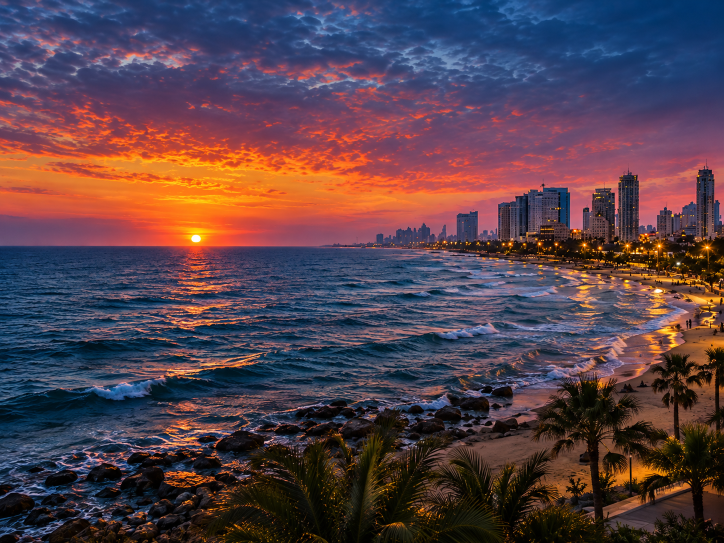
#> input picture docs/bg1.png, 1448 x 1086 px (shown at 1/2 size)
$ python prepare_home_assets.py
#> lines starting #> are read from the running program, lines starting #| are printed output that depends on the picture; after the words box and inside, x2 and y2 are one past the last pixel; in counts of white or black regions, pixels touching at a corner belong together
### tools/prepare_wifi_assets.py
"""Prepare the supplied Wi-Fi icon geometry and its reduced-arc variants.

The user's 612x612 reference is traced into three rounded cubic strokes and a
circle. Native assets use white ink on transparency, without the white square.
Run independently to avoid regenerating unrelated Home assets.
"""
from pathlib import Path
import hashlib
import json
from PIL import Image, ImageDraw, __version__

ROOT = Path(__file__).resolve().parents[1]
SCALE = 16
SIZE = (24, 19)
# Outer, middle, inner curves in the supplied reference's coordinates.
CURVES = (
    ((99, 238), (213, 124), (399, 124), (513, 238)),
    ((159, 298), (241, 216), (371, 216), (453, 298)),
    ((219, 357), (267, 309), (345, 309), (393, 357)),
)
DOT = (306, 438, 46)
STROKE = 49
FIT = 22 / 463


def pixel(point):
    x, y = point
    return ((12 + (x - 306) * FIT) * SCALE, (1 + (y - 128) * FIT) * SCALE)


def wifi_image(arcs):
    image = Image.new('RGBA', (SIZE[0] * SCALE, SIZE[1] * SCALE))
    draw = ImageDraw.Draw(image)
    ink = (255, 255, 255, 255)
    radius = STROKE * FIT * SCALE / 2
    for curve in CURVES[3 - arcs:]:
        points = []
        for step in range(97):
            t = step / 96
            weights = ((1 - t)**3, 3 * (1 - t)**2 * t, 3 * (1 - t) * t**2, t**3)
            points.append(pixel(tuple(sum(w * p[axis] for w, p in zip(weights, curve))
                                      for axis in (0, 1))))
        draw.line(points, fill=ink, width=round(2 * radius), joint='curve')
        for x, y in (points[0], points[-1]):
            draw.ellipse((x - radius, y - radius, x + radius, y + radius), fill=ink)
    x, y = pixel(DOT[:2])
    r = DOT[2] * FIT * SCALE
    draw.ellipse((x - r, y - r, x + r, y + r), fill=ink)
    return image.resize(SIZE, Image.Resampling.LANCZOS)


def prepare_wifi_assets(out):
    out.mkdir(parents=True, exist_ok=True)
    for name, arcs in (('wifi', 3), ('wifi_fair', 2), ('wifi_weak', 1), ('wifi_dot', 0)):
        wifi_image(arcs).save(out / f'{name}.png', optimize=True)
    return {
        'reference': 'User-supplied 612x612 three-arc Wi-Fi icon, 2026-10-09; traced geometry',
        'recipe': 'Rounded cubic strokes and persistent circle; white ink on transparency; '
                  '24x19 at 16x supersampling, Lanczos; remove outer arcs without moving the dot',
        'pillow': __version__,
    }


# [12 lines that do not run on import are left out]

### tools/prepare_home_assets.py
"""Prepare native Home assets. Run with Pillow; firmware builds only embed outputs.

Original icon geometry is drawn at 4x and area filtered to grayscale/RGBA edges.
The supplied background is preserved; this recipe creates a separate toned copy.
"""
from pathlib import Path
import hashlib
import json
import math
from PIL import Image, ImageDraw, ImageEnhance, __version__
from prepare_wifi_assets import prepare_wifi_assets

ROOT = Path(__file__).resolve().parents[1]
OUT = ROOT / 'docs/ui/assets/home'
S = 4
TILE_WIDTH = 74
TILE_HEIGHT = 74
ICON_SIZE = 38
OUT.mkdir(parents=True, exist_ok=True)


def save(name, image):
    image.save(OUT / f'{name}.png', optimize=True)


def drawing(w, h):
    image = Image.new('RGBA', (w*S, h*S))
    return image, ImageDraw.Draw(image)


def box(values):
    return tuple(round(v*S) for v in values)


def line(d, points, fill, width):
    pts = [(round(x*S), round(y*S)) for x,y in points]
    d.line(pts, fill=fill, width=round(width*S), joint='curve')
    r=width/2
    for x,y in (points[0], points[-1]):
        d.ellipse(box((x-r,y-r,x+r,y+r)), fill=fill)


def finish(name, image):
    save(name, image.resize((image.width//S, image.height//S), Image.Resampling.LANCZOS))


source = ROOT / 'docs/bg1.png'
bg = Image.open(source).convert('RGB').resize((320,240),Image.Resampling.LANCZOS)
bg = ImageEnhance.Color(bg).enhance(0.92)
# Keep the supplied sunset warm and recognizable. A light veil still gives
# dynamic white type a stable reading surface without turning the coast navy.
for y in range(240):
    for x in range(320):
        rgb = bg.getpixel((x, y))
        bg.putpixel((x, y), tuple(round(c * 0.84) for c in rgb))
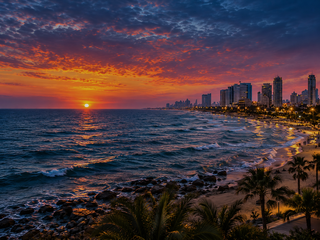
#> bg: PIL image 320x240 RGB; mean R, G, B 71.6, 54.8, 61.6
save('background', bg)

for name,top,bottom in [('radio',(25,129,236),(7,85,190)),('shows',(33,167,101),(9,109,60)),
                        ('favorites',(151,76,211),(92,39,156)),('settings',(73,111,141),(43,71,98))]:
    image,d=drawing(TILE_WIDTH,TILE_HEIGHT)
    mask=Image.new('L',image.size)
    ImageDraw.Draw(mask).rounded_rectangle(box((0,0,TILE_WIDTH-.25,TILE_HEIGHT-.25)),radius=8*S,fill=255)
    for y in range(TILE_HEIGHT*S):
        t=y/(TILE_HEIGHT*S-1)
        # The category colors are a primary Home navigation cue. Keep them
        # dense enough to read over the brighter coast while retaining a small
        # amount of the photograph through the prepared surface.
        color=tuple(round((a+(b-a)*t)*0.93) for a,b in zip(top,bottom))+(248,)
        d.line((0,y,TILE_WIDTH*S,y),fill=color)
    image.putalpha(mask.point(lambda value: value * 248 // 255))
    d.rounded_rectangle(box((0.6,0.6,TILE_WIDTH-.9,TILE_HEIGHT-.9)),radius=7.5*S,outline=(220,235,245,110),width=S)
    finish('tile_'+name,image)
#> this loop made 4 passes
#> pass 1, in save (call 2), `image.save(OUT / f'{name}.png', optimize=True)`:
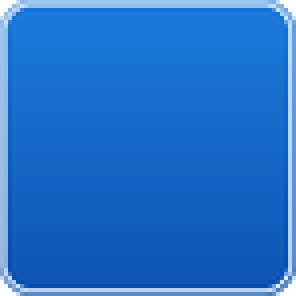
#> saved as tile_radio.png: PIL image 74x74 RGBA (shown 4 times larger); mean R, G, B, A 22.3, 103.7, 198.9, 238; transparent parts drawn white
#> after the loop:
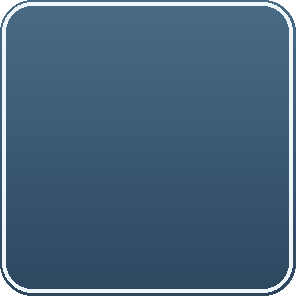
#> image: PIL image 296x296 RGBA; mean R, G, B, A 62.2, 92.1, 117.8, 238.5; transparent parts drawn white
#> after the loop:
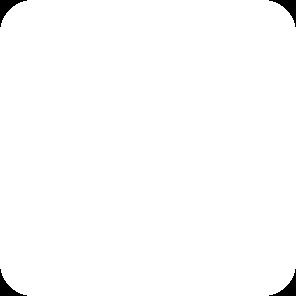
#> mask: PIL image 296x296 L; 98.9% white; 4 black regions, box (x1, y1, x2, y2) and area: (0, 0, 27, 27) 230, (269, 0, 296, 27) 230, (0, 269, 27, 296) 230, (269, 269, 296, 296) 230

image,d=drawing(TILE_WIDTH + 4,TILE_HEIGHT + 4)
#> in drawing (call 5), `image = Image.new('RGBA', (w*S, h*S))`: image: PIL image 312x312 RGBA; every value is 0
d.rounded_rectangle(box((0.8,0.8,TILE_WIDTH + 2.7,TILE_HEIGHT + 2.7)),radius=10*S,outline=(190,225,245,140),width=round(1.1*S))
finish('focus',image)

white=(255,255,255,255)
icon=(232,238,243,255)
for kind in ['radio','shows','favorites','settings']:
    image,d=drawing(36,36)
    color=icon
    if kind=='radio':
        d.rounded_rectangle(box((6,12,30,30)),radius=4*S,outline=color,width=round(2.5*S))
        line(d,[(10,10),(27,3)],color,2.5)
        for x in [13,24]: d.ellipse(box((x-2.5,19,x+2.5,24)),fill=color)
    elif kind=='shows':
        for y in [9,18,27]:
            d.ellipse(box((3,y-2,7,y+2)),fill=color)
            line(d,[(12,y),(31,y)],color,3)
    elif kind=='favorites':
        points=[]
        for i in range(241):
            t=2*math.pi*i/240
            x=16*math.sin(t)**3
            y=13*math.cos(t)-5*math.cos(2*t)-2*math.cos(3*t)-math.cos(4*t)
            points.append(((18+x*0.87)*S,(17-y*0.87)*S))
        d.polygon(points,fill=color)
    else:
        points=[]
        for tooth in range(8):
            for fraction,r in [(0,11),(.18,14),(.68,14),(.86,11)]:
                a=2*math.pi*(tooth+fraction)/8
                points.append(((18+math.cos(a)*r)*S,(18+math.sin(a)*r)*S))
        d.polygon(points,fill=color)
        d.ellipse(box((12,12,24,24)),fill=(0,0,0,0))
    save('icon_'+kind,image.resize((ICON_SIZE,ICON_SIZE),Image.Resampling.LANCZOS))
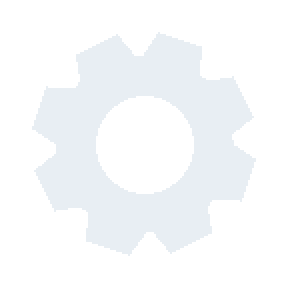
#> image: PIL image 144x144 RGBA (shown 2 times larger); mean R, G, B, A 75.2, 77.1, 78.7, 82.6; transparent parts drawn white

# Compact brand mark used only by the Home product header.  It shares the
# Home icon's soft off-white and high-resolution edge treatment.
image,d=drawing(20,20)
#> in drawing (call 10), `image = Image.new('RGBA', (w*S, h*S))`: image: PIL image 80x80 RGBA; every value is 0
d.rounded_rectangle(box((2.0,8.0,18.0,18.0)),radius=2.7*S,outline=icon,width=round(1.8*S))
line(d,[(4.8,6.5),(15.4,2.0)],icon,1.8)
for x in [6.3,13.7]: d.ellipse(box((x-1.55,11.5,x+1.55,14.5)),fill=icon)
finish('brand_radio',image)
#> in finish (call 6), `save(name, image.resize((image.width//S, image.height//S), Image.Resam..`:
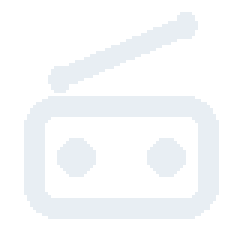
#> image: PIL image 80x80 RGBA (shown 3 times larger); mean R, G, B, A 65.8, 67.5, 69, 72.4; transparent parts drawn white

wifi_recipe = prepare_wifi_assets(OUT)

for kind in ['clear','partly','cloudy','rain','snow','storm','mist','unknown']:
    image,d=drawing(64,56)
    if kind in ['clear','partly']:
        cx,cy=(29,26) if kind=='clear' else (22,20)
        d.ellipse(box((cx-11,cy-11,cx+11,cy+11)),fill=(255,204,18,255))
        for i in range(8):
            a=i*math.pi/4
            line(d,[(cx+math.cos(a)*16,cy+math.sin(a)*16),(cx+math.cos(a)*21,cy+math.sin(a)*21)],(255,210,22,255),2.4)
    if kind!='clear':
        color=white if kind not in ['mist','unknown'] else (175,190,209,255)
        for rect in [(15,24,37,46),(26,15,50,44),(42,28,59,46)]: d.ellipse(box(rect),fill=color)
        d.rounded_rectangle(box((19,32,56,47)),radius=6*S,fill=color)
    if kind=='rain':
        for x in [25,37,49]: line(d,[(x,48),(x-2,53)],(91,178,255,255),2)
    if kind=='snow':
        for x in [24,37,50]: d.ellipse(box((x-1.4,50,x+1.4,53)),fill=white)
    if kind=='storm': d.polygon([tuple(v*S for v in p) for p in [(35,34),(28,46),(35,46),(31,55),(45,41),(37,41),(42,34)]],fill=(255,211,40,255))
    if kind=='mist':
        for y in [45,50,55]: line(d,[(12,y),(58,y)],(185,200,215,255),1.5)
    if kind=='unknown': line(d,[(30,35),(43,35)],(70,90,115,255),2)
    finish('weather_'+kind,image)
#> this loop made 8 passes
#> pass 2, in save (call 13), `image.save(OUT / f'{name}.png', optimize=True)`:
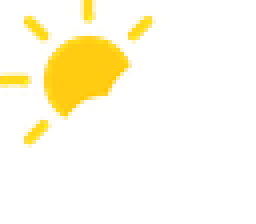
#> saved as weather_partly.png: PIL image 64x56 RGBA (shown 4 times larger); mean R, G, B, A 128.8, 121.8, 88.6, 100.3; transparent parts drawn white

manifest={'pillow':__version__,'background_source':'docs/bg1.png',
          'wifi_recipe':wifi_recipe,
          'source_sha256':hashlib.sha256(source.read_bytes()).hexdigest(),
          'recipe':'direct 320x240 Lanczos (no crop), saturation 0.92, uniform 16% black veil; 74x74 square category tiles with dense, slightly translucent gradients and visible borders; 38px icons and 20px Home brand radio mark from original geometry at 4x',
          'assets':{}}
for p in sorted(OUT.glob('*.png')):
    with Image.open(p) as im: size=list(im.size)
#> size = [64, 56]
    manifest['assets'][p.stem]={'size':size,'sha256':hashlib.sha256(p.read_bytes()).hexdigest()}
(OUT/'manifest.json').write_text(json.dumps(manifest,indent=2)+'\n')
